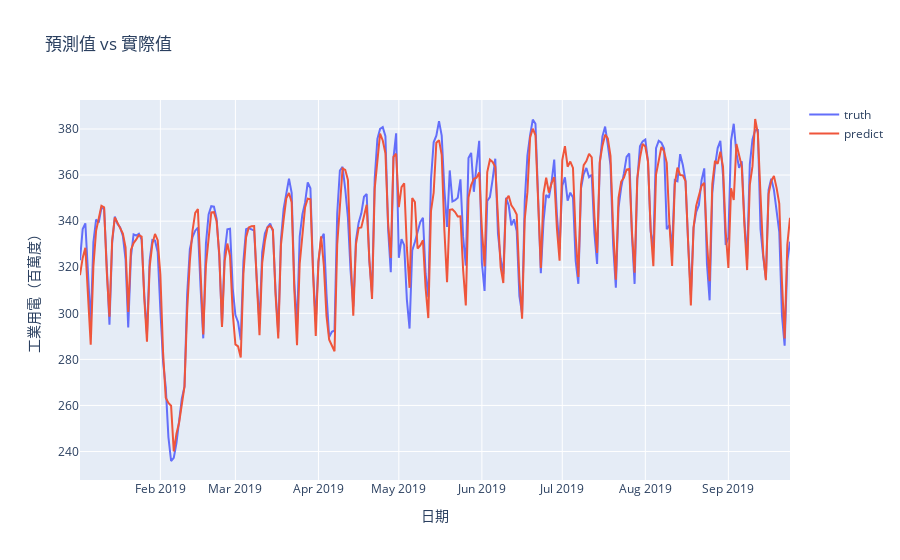

The notebook cell saved with this chart:
### Code cell
ground_truth = go.Scatter(x=date_range, y=np.reshape(test_trurh, (test_trurh.shape[0])), name='truth')
predict_answer = go.Scatter(x=date_range, y=np.reshape(mean_test, (mean_test.shape[0])), name='predict')
layout = go.Layout(
    title = '預測值 vs 實際值',
    xaxis = dict(title = '日期'),
    yaxis = dict(title = '工業用電（百萬度）')
)
fig = go.Figure(data=[ground_truth, predict_answer], layout=layout)
iplot(fig)

### Figure 1 — Plotly figure (JSON) as saved in the notebook; plotly's stock layout.template omitted (floating-point values rounded to 4 significant figures; data arrays with more than 128 entries replaced by an {"elided": "..."} marker saying what was removed)
{"data": [{"name": "truth", "type": "scatter", "x": {"elided": "266 str values"}, "y": {"elided": "266 float values"}}, {"name": "predict", "type": "scatter", "x": {"elided": "266 str values"}, "y": {"elided": "266 float values"}}], "layout": {"title": {"text": "預測值 vs 實際值"}, "xaxis": {"title": {"text": "日期"}}, "yaxis": {"title": {"text": "工業用電（百萬度）"}}}}
